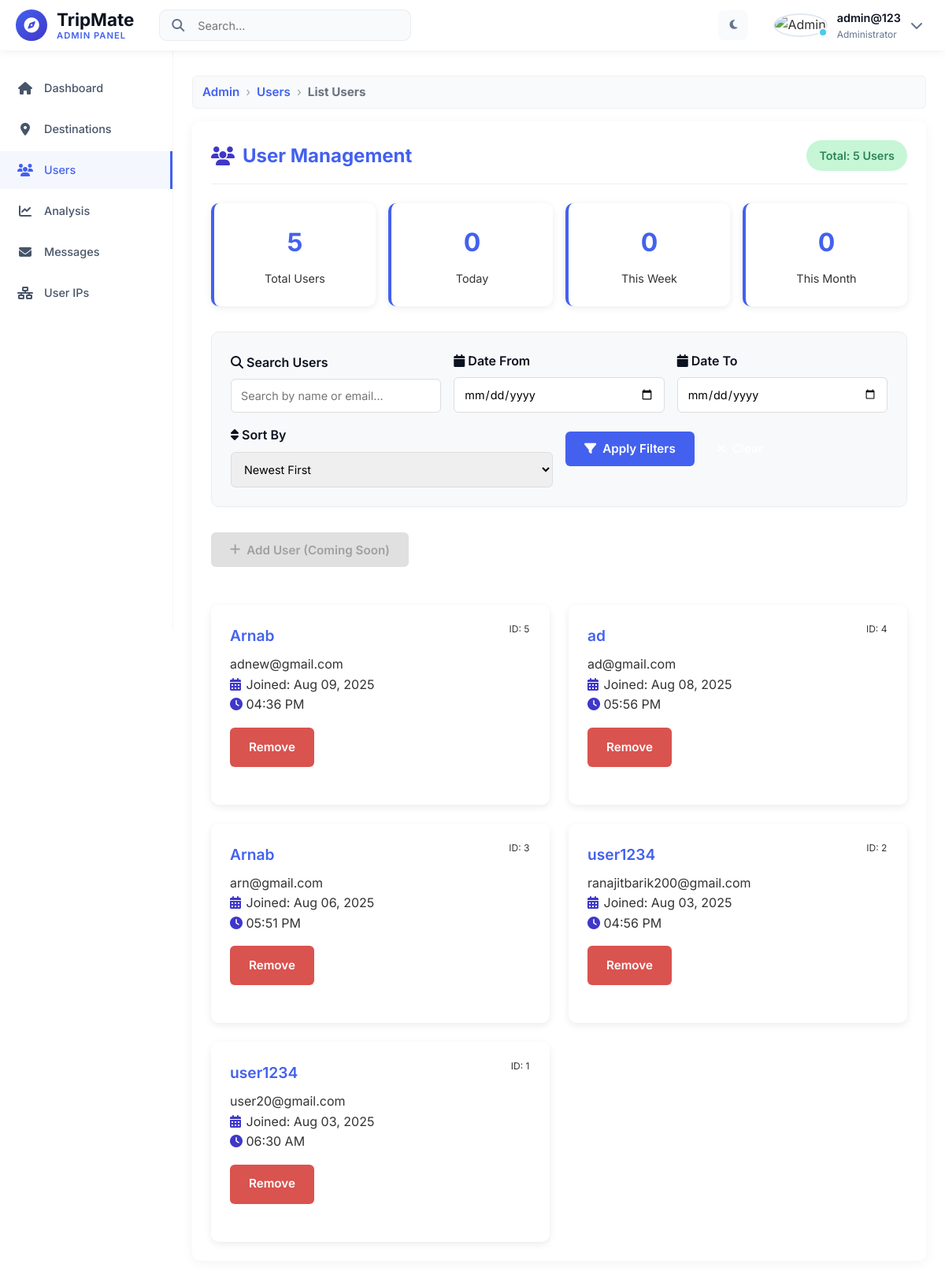
The app's page /admin/user_present_chack_on_admin.php (signed in) with its own data.
### tables this page shows
CREATE TABLE `users` (
  `id` int(11) NOT NULL,
  `name` varchar(100) NOT NULL,
  `email` varchar(100) NOT NULL,
  `password` varchar(255) DEFAULT NULL,
  `auth_provider` enum('manual','google','facebook','instagram') NOT NULL DEFAULT 'manual',
  `provider_id` varchar(255) DEFAULT NULL,
  `profile_pic` varchar(255) DEFAULT NULL,
  `created_at` timestamp NOT NULL DEFAULT current_timestamp(),
  `user_level` enum('normal','high') DEFAULT 'normal'
);

### admin/user_present_chack_on_admin.php (the view, shortened to what this page needs)
<?php
include '../database/dbconfig.php';
$search = '';
if (isset($_GET['search']) && !empty($_GET['search'])) {
    $search = $conn->real_escape_string($_GET['search']);
    $search_condition = "WHERE name LIKE '%$search%' OR email LIKE '%$search%'";
} else {
    $search_condition = "";
}
$date_filter = '';
$sort = isset($_GET['sort']) ? $_GET['sort'] : 'newest';
$sort_condition = "ORDER BY ";
switch($sort) {
    default:
        $sort_condition .= "created_at DESC";
}
$limit = 12;
$page = isset($_GET['page']) ? (int)$_GET['page'] : 1;
$offset = ($page - 1) * $limit;
$count_query = "SELECT COUNT(*) as total FROM users $search_condition $date_filter";
$count_result = $conn->query($count_query);
$total_users = $count_result->fetch_assoc()['total'];
$users_query = "SELECT id, name, email, created_at FROM users $search_condition $date_filter $sort_condition LIMIT $limit OFFSET $offset";
$result = $conn->query($users_query);
$users = [];
if ($result) {
    $users = $result->fetch_all(MYSQLI_ASSOC);
}
$stats_query = "SELECT
    COUNT(*) as total_users,
    COUNT(CASE WHEN DATE(created_at) = CURDATE() THEN 1 END) as today_users,
    COUNT(CASE WHEN created_at >= DATE_SUB(NOW(), INTERVAL 7 DAY) THEN 1 END) as week_users,
    COUNT(CASE WHEN created_at >= DATE_SUB(NOW(), INTERVAL 30 DAY) THEN 1 END) as month_users
FROM users";
$stats_result = $conn->query($stats_query);
$stats = $stats_result->fetch_assoc();
include 'admin_header.php';
?>
<div class="main-content">
    <div class="user-management-card">
        <div class="card-header">
            <h2><i class="fas fa-users"></i> User Management</h2>
            <span class="status-badge">Total: <?= $total_users ?> Users</span>
        </div>
        <div class="stats-grid">
            <div class="stat-card">
                <div class="stat-number"><?= $stats['total_users'] ?></div>
                <div class="stat-label">Total Users</div>
            </div>
            <div class="stat-card">
                <div class="stat-number"><?= $stats['today_users'] ?></div>
                <div class="stat-label">Today</div>
            </div>
            <div class="stat-card">
                <div class="stat-number"><?= $stats['week_users'] ?></div>
                <div class="stat-label">This Week</div>
            </div>
            <div class="stat-card">
                <div class="stat-number"><?= $stats['month_users'] ?></div>
                <div class="stat-label">This Month</div>
            </div>
        </div>
        <div class="filters-section">
            <form method="GET" action="">
                <div class="filter-group">
                    <div class="filter-item">
                        <label for="search"><i class="fas fa-search"></i> Search Users</label>
                        <input type="text" id="search" name="search" placeholder="Search by name or email..." value="<?= htmlspecialchars($search) ?>">
                    </div>
                    <div class="filter-item">
                        <label for="date_from"><i class="fas fa-calendar"></i> Date From</label>
                        <input type="date" id="date_from" name="date_from" value="<?= $_GET['date_from'] ?? '' ?>">
                    </div>
                    <div class="filter-item">
                        <label for="date_to"><i class="fas fa-calendar"></i> Date To</label>
                        <input type="date" id="date_to" name="date_to" value="<?= $_GET['date_to'] ?? '' ?>">
                    </div>
                    <div class="filter-item">
                        <label for="sort"><i class="fas fa-sort"></i> Sort By</label>
                        <select id="sort" name="sort">
                            <option value="newest" <?= $sort == 'newest' ? 'selected' : '' ?>>Newest First</option>
                        </select>
                    </div>
                    <div class="filter-item">
                        <button type="submit" class="btn"><i class="fas fa-filter"></i> Apply Filters</button>
                        <a href="user_present_chack_on_admin.php" class="btn btn-secondary"><i class="fas fa-times"></i> Clear</a>
                    </div>
                </div>
            </form>
        </div>
        <button class="btn" disabled>
            <i class="fas fa-plus"></i> Add User (Coming Soon)
        </button>
        <div class="user-grid">
            <?php if (empty($users)): ?>
                <div class="no-users">
                    <i class="fas fa-users-slash" style="font-size: 48px; color: #ccc; margin-bottom: 15px;"></i>
                    <h3>No Users Found</h3>
                    <p><?= $search || isset($_GET['date_from']) ? 'Try adjusting your search filters.' : 'There are no users registered in the system yet.' ?></p>
                </div>
            <?php else: ?>
                <?php foreach ($users as $user): ?>
                <div class="user-card">
                    <span class="user-id">ID: <?= $user['id'] ?></span>
                    <h3><?= htmlspecialchars($user['name']) ?></h3>
                    <div class="user-email"><?= htmlspecialchars($user['email']) ?></div>
                    <div class="user-meta">
                        <i class="fas fa-calendar-alt"></i>
                        Joined: <?= date('M d, Y', strtotime($user['created_at'])) ?>
                    </div>
                    <div class="user-meta">
                        <i class="fas fa-clock"></i>
                        <?= date('h:i A', strtotime($user['created_at'])) ?>
                    </div>
                    <div style="margin-top:1rem;display:flex;gap:.5rem;">
                        <a href="?remove_id=<?= $user['id'] ?>" class="btn btn-secondary" style="background:#d9534f;border-color:#d43f3a;">Remove</a>
                    </div>
                </div>
                <?php endforeach; ?>
            <?php endif; ?>
        </div>
    </div>
</div>
<?php
include 'admin_footer.php';
?>

### admin/admin_header.php (shortened to what this page needs)
<?php
include '../database/dbconfig.php';
$admin_id = $_SESSION['admin_id'];
$admin_query = $conn->prepare("SELECT name, email, profile_pic FROM admin WHERE id = ?");
$admin_query->bind_param("i", $admin_id);
$admin_query->execute();
$admin_result = $admin_query->get_result();
$admin = $admin_result->fetch_assoc() ?? ['name' => 'Unknown', 'email' => '', 'profile_pic' => NULL];
$admin_name = $admin['name'];
$admin_profile_pic = $admin['profile_pic'];
?>
<!DOCTYPE html>
<html lang="en">
<head>
    <link rel="stylesheet" href="https://cdnjs.cloudflare.com/ajax/libs/font-awesome/6.4.0/css/all.min.css">
</head>
<body>
    <header class="header">
        <div class="header-container">
            <div class="header-left">
                <div class="logo">
                    <div class="logo-orb">
                        <i class="fas fa-compass"></i>
                    </div>
                    <div class="logo-text">
                        <span class="logo-primary">TripMate</span>
                        <span class="logo-secondary">ADMIN PANEL</span>
                    </div>
                </div>
                <div class="search-bar">
                    <i class="fas fa-search search-icon"></i>
                    <input type="text" class="search-input" placeholder="Search...">
                </div>
            </div>
            <div class="header-right">
                <div class="action-buttons">
                        <button class="action-btn theme-toggle" id="themeToggle">
                        <i class="fas fa-moon"></i>
                    </button>
                </div>
                <div class="user-profile">
                    <div class="profile-avatar">
                        <img src="<?= $admin_profile_pic ? $admin_profile_pic : 'https://images.unsplash.com/photo-1472099645785-5658abf4ff4e?w=150&h=150&fit=crop&crop=face' ?>" alt="Admin">
                        <div class="status-indicator online"></div>
                    </div>
                    <div class="profile-info">
                        <span class="profile-name"><?= htmlspecialchars($admin_name) ?></span>
                        <span class="profile-role">Administrator</span>
                    </div>
                    <i class="fas fa-chevron-down profile-dropdown"></i>
                </div>
            </div>
        </div>
    </header>
    <nav class="sidebar">
        <div class="sidebar-content">
            <ul class="sidebar-nav">
                <?php
                $current_page = basename($_SERVER['PHP_SELF']);
                ?>
                <li class="nav-item <?= $current_page == 'admin_dasbord.php' ? 'active' : '' ?>">
                    <a href="admin_dasbord.php" class="nav-link">
                        <div class="nav-icon">
                            <i class="fas fa-home"></i>
                        </div>
                        <span class="nav-text">Dashboard</span>
                    </a>
                </li>
                <li class="nav-item <?= $current_page == 'add_destanition_on_admin.php' ? 'active' : '' ?>">
                    <a href="add_destanition_on_admin.php" class="nav-link">
                        <div class="nav-icon">
                            <i class="fas fa-map-marker-alt"></i>
                        </div>
                        <span class="nav-text">Destinations</span>
                    </a>
                </li>
                <li class="nav-item <?= $current_page == 'user_present_chack_on_admin.php' ? 'active' : '' ?>">
                    <a href="user_present_chack_on_admin.php" class="nav-link">
                        <div class="nav-icon">
                            <i class="fas fa-users"></i>
                        </div>
                        <span class="nav-text">Users</span>
                    </a>
                </li>
                <li class="nav-item <?= $current_page == 'user_join_analysis_on_ADMIN.php' ? 'active' : '' ?>">
                    <a href="user_join_analysis_on_ADMIN.php" class="nav-link">
                        <div class="nav-icon">
                            <i class="fas fa-chart-line"></i>
                        </div>
                        <span class="nav-text">Analysis</span>
                    </a>
                </li>
                <li class="nav-item <?= $current_page == 'messages.php' ? 'active' : '' ?>">
                    <a href="messages.php" class="nav-link">
                        <div class="nav-icon">
                            <i class="fas fa-envelope"></i>
                        </div>
                        <span class="nav-text">Messages</span>
                    </a>
                </li>
                <li class="nav-item <?= $current_page == 'user_ip_tracking_on_admin.php' ? 'active' : '' ?>">
                    <a href="user_ip_tracking_on_admin.php" class="nav-link">
                        <div class="nav-icon">
                            <i class="fas fa-network-wired"></i>
                        </div>
                        <span class="nav-text">User IPs</span>
                    </a>
                </li>
            </ul>
        </div>
    </nav>
</body>
</html>

### admin/admin_header.php (style rules this page uses)
:root { --primary: #4361ee; --secondary: #3f37c9; --success: #4cc9f0; --danger: #f72585; --warning: #f8961e; --info: #4895ef; --light: #ffffff; --muted: #f8fafc; --card-bg: #ffffff; --text: #333333; --dark: #0b1220; --sidebar-width: 220px; --header-height: 64px; }
* { margin: 0; padding: 0; box-sizing: border-box; font-family: 'Inter', sans-serif; }
body { background-color: var(--light); color: var(--text); line-height: 1.6; }
.header { position: fixed; top: 0; left: 0; right: 0; height: var(--header-height); background: var(--card-bg); box-shadow: 0 2px 10px rgba(0, 0, 0, 0.06); z-index: 1000; }
.header-container { display: flex; align-items: center; justify-content: space-between; height: 100%; padding: 0 1.25rem; max-width: 100%; }
.header-left { display: flex; align-items: center; gap: 2rem; }
.logo { display: flex; align-items: center; gap: 0.75rem; }
.logo-orb { width: 40px; height: 40px; background: linear-gradient(135deg, var(--primary), var(--secondary)); border-radius: 50%; display: flex; align-items: center; justify-content: center; color: white; font-size: 1.2rem; }
.logo-text { display: flex; flex-direction: column; line-height: 1.2; }
.logo-primary { font-size: 1.4rem; font-weight: 700; color: var(--dark); }
.logo-secondary { font-size: 0.7rem; font-weight: 600; color: var(--primary); letter-spacing: 1px; }
.search-bar { position: relative; width: 320px; }
.search-input { width: 100%; padding: 0.65rem 0.9rem 0.65rem 3rem; border: 1px solid rgba(0,0,0,0.06); border-radius: 10px; background: var(--muted); color: var(--text); font-size: 0.9rem; transition: all 0.2s ease; }
.search-icon { position: absolute; left: 1rem; top: 50%; transform: translateY(-50%); color: #64748b; }
.header-right { display: flex; align-items: center; gap: 1.5rem; }
.action-buttons { display: flex; gap: 0.5rem; }
.action-btn { width: 38px; height: 38px; border: none; border-radius: 8px; background: var(--muted); color: #64748b; cursor: pointer; display: flex; align-items: center; justify-content: center; transition: all 0.2s ease; }
.user-profile { display: flex; align-items: center; gap: 0.75rem; padding: 0.5rem; border-radius: 12px; cursor: pointer; transition: all 0.3s ease; position: relative; }
.profile-avatar { position: relative; }
.profile-avatar img { width: 40px; height: 40px; border-radius: 50%; object-fit: cover; border: 2px solid #e2e8f0; }
.status-indicator { position: absolute; bottom: 0; right: 0; width: 12px; height: 12px; border-radius: 50%; border: 2px solid #fff; }
.status-indicator.online { background: var(--success); }
.profile-info { display: flex; flex-direction: column; }
.profile-name { font-weight: 600; font-size: 0.9rem; color: var(--dark); }
.profile-role { font-size: 0.75rem; color: #64748b; }
.profile-dropdown { color: #64748b; transition: transform 0.3s ease; }
.sidebar { position: fixed; left: 0; top: var(--header-height); width: var(--sidebar-width); height: calc(100vh - var(--header-height)); background: var(--card-bg); border-right: 1px solid rgba(0,0,0,0.04); overflow-y: auto; z-index: 999; }
.sidebar-content { padding: 1.5rem 0; }
.sidebar-nav { list-style: none; }
.nav-item { margin-bottom: 0.25rem; }
.nav-link { display: flex; align-items: center; padding: 0.75rem 1.25rem; color: #475569; text-decoration: none; transition: all 0.18s ease; position: relative; }
.nav-item.active .nav-link { background: #4361ee0d; color: var(--primary); border-right: 3px solid var(--primary); }
.nav-icon { width: 24px; height: 24px; display: flex; align-items: center; justify-content: center; margin-right: 0.75rem; }
.nav-text { font-weight: 500; font-size: 0.9rem; }
.main-content { margin-left: var(--sidebar-width); margin-top: calc(var(--header-height) + 0.5rem); padding: 1.5rem; min-height: calc(100vh - var(--header-height)); transition: margin-left 0.18s ease; width: calc(100% - var(--sidebar-width)); max-width: 100%; }

### records on screen
users: id "5", name "Arnab", email "adnew@gmail.com", created_at "Aug 09, 2025", created_at "04:36 PM"
users: id "4", name "ad", email "ad@gmail.com", created_at "Aug 08, 2025", created_at "05:56 PM"
users: id "3", name "Arnab", email "arn@gmail.com", created_at "Aug 06, 2025", created_at "05:51 PM"
users: id "2", name "user1234", email "ranajitbarik200@gmail.com", created_at "Aug 03, 2025", created_at "04:56 PM"
users: id "1", name "user1234", email "user20@gmail.com", created_at "Aug 03, 2025", created_at "06:30 AM"

### other values on screen
$admin_name "admin@123"
$total_users "5"
$stats['total_users'] "5"
$stats['today_users'] "0"
$stats['week_users'] "0"
$stats['month_users'] "0"
